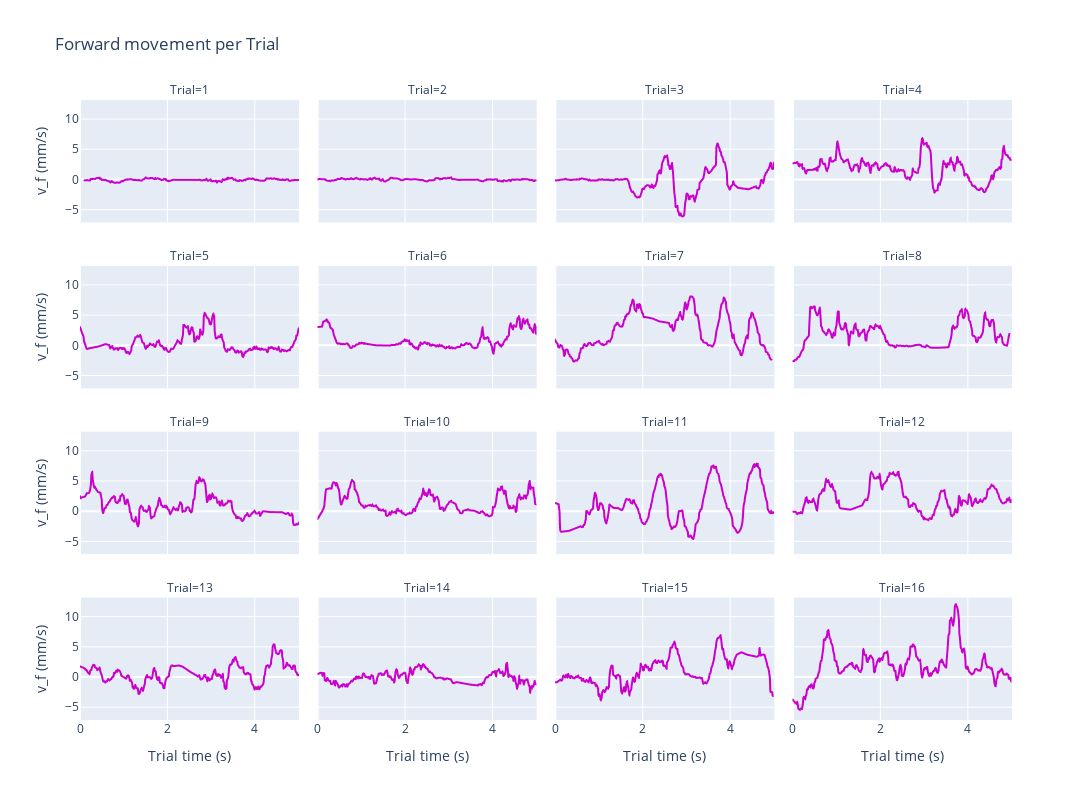

Notebook code for this chart:
### Code cell
plot_foward_movement_per_trial(df).show()

### Figure 1 — Plotly figure (JSON) as saved in the notebook; plotly's stock layout.template omitted (floating-point values rounded to 4 significant figures; data arrays with more than 128 entries replaced by an {"elided": "..."} marker saying what was removed)
{"data": [{"hovertemplate": "Trial=1<br>Trial time (s)=%{x}<br>v_f (mm/s)=%{y}<extra></extra>", "legendgroup": "", "line": {"color": "#CC00CC", "dash": "solid"}, "marker": {"symbol": "circle"}, "mode": "lines", "name": "", "showlegend": false, "type": "scattergl", "x": {"elided": "260 float values"}, "xaxis": "x13", "y": {"elided": "260 float values"}, "yaxis": "y13"}, {"hovertemplate": "Trial=2<br>Trial time (s)=%{x}<br>v_f (mm/s)=%{y}<extra></extra>", "legendgroup": "", "line": {"color": "#CC00CC", "dash": "solid"}, "marker": {"symbol": "circle"}, "mode": "lines", "name": "", "showlegend": false, "type": "scattergl", "x": {"elided": "264 float values"}, "xaxis": "x14", "y": {"elided": "264 float values"}, "yaxis": "y14"}, {"hovertemplate": "Trial=3<br>Trial time (s)=%{x}<br>v_f (mm/s)=%{y}<extra></extra>", "legendgroup": "", "line": {"color": "#CC00CC", "dash": "solid"}, "marker": {"symbol": "circle"}, "mode": "lines", "name": "", "showlegend": false, "type": "scattergl", "x": {"elided": "272 float values"}, "xaxis": "x15", "y": {"elided": "272 float values"}, "yaxis": "y15"}, {"hovertemplate": "Trial=4<br>Trial time (s)=%{x}<br>v_f (mm/s)=%{y}<extra></extra>", "legendgroup": "", "line": {"color": "#CC00CC", "dash": "solid"}, "marker": {"symbol": "circle"}, "mode": "lines", "name": "", "showlegend": false, "type": "scattergl", "x": {"elided": "289 float values"}, "xaxis": "x16", "y": {"elided": "289 float values"}, "yaxis": "y16"}, {"hovertemplate": "Trial=5<br>Trial time (s)=%{x}<br>v_f (mm/s)=%{y}<extra></extra>", "legendgroup": "", "line": {"color": "#CC00CC", "dash": "solid"}, "marker": {"symbol": "circle"}, "mode": "lines", "name": "", "showlegend": false, "type": "scattergl", "x": {"elided": "272 float values"}, "xaxis": "x9", "y": {"elided": "272 float values"}, "yaxis": "y9"}, {"hovertemplate": "Trial=6<br>Trial time (s)=%{x}<br>v_f (mm/s)=%{y}<extra></extra>", "legendgroup": "", "line": {"color": "#CC00CC", "dash": "solid"}, "marker": {"symbol": "circle"}, "mode": "lines", "name": "", "showlegend": false, "type": "scattergl", "x": {"elided": "262 float values"}, "xaxis": "x10", "y": {"elided": "262 float values"}, "yaxis": "y10"}, {"hovertemplate": "Trial=7<br>Trial time (s)=%{x}<br>v_f (mm/s)=%{y}<extra></extra>", "legendgroup": "", "line": {"color": "#CC00CC", "dash": "solid"}, "marker": {"symbol": "circle"}, "mode": "lines", "name": "", "showlegend": false, "type": "scattergl", "x": {"elided": "261 float values"}, "xaxis": "x11", "y": {"elided": "261 float values"}, "yaxis": "y11"}, {"hovertemplate": "Trial=8<br>Trial time (s)=%{x}<br>v_f (mm/s)=%{y}<extra></extra>", "legendgroup": "", "line": {"color": "#CC00CC", "dash": "solid"}, "marker": {"symbol": "circle"}, "mode": "lines", "name": "", "showlegend": false, "type": "scattergl", "x": {"elided": "270 float values"}, "xaxis": "x12", "y": {"elided": "270 float values"}, "yaxis": "y12"}, {"hovertemplate": "Trial=9<br>Trial time (s)=%{x}<br>v_f (mm/s)=%{y}<extra></extra>", "legendgroup": "", "line": {"color": "#CC00CC", "dash": "solid"}, "marker": {"symbol": "circle"}, "mode": "lines", "name": "", "showlegend": false, "type": "scattergl", "x": {"elided": "268 float values"}, "xaxis": "x5", "y": {"elided": "268 float values"}, "yaxis": "y5"}, {"hovertemplate": "Trial=10<br>Trial time (s)=%{x}<br>v_f (mm/s)=%{y}<extra></extra>", "legendgroup": "", "line": {"color": "#CC00CC", "dash": "solid"}, "marker": {"symbol": "circle"}, "mode": "lines", "name": "", "showlegend": false, "type": "scattergl", "x": {"elided": "291 float values"}, "xaxis": "x6", "y": {"elided": "291 float values"}, "yaxis": "y6"}, {"hovertemplate": "Trial=11<br>Trial time (s)=%{x}<br>v_f (mm/s)=%{y}<extra></extra>", "legendgroup": "", "line": {"color": "#CC00CC", "dash": "solid"}, "marker": {"symbol": "circle"}, "mode": "lines", "name": "", "showlegend": false, "type": "scattergl", "x": {"elided": "257 float values"}, "xaxis": "x7", "y": {"elided": "257 float values"}, "yaxis": "y7"}, {"hovertemplate": "Trial=12<br>Trial time (s)=%{x}<br>v_f (mm/s)=%{y}<extra></extra>", "legendgroup": "", "line": {"color": "#CC00CC", "dash": "solid"}, "marker": {"symbol": "circle"}, "mode": "lines", "name": "", "showlegend": false, "type": "scattergl", "x": {"elided": "264 float values"}, "xaxis": "x8", "y": {"elided": "264 float values"}, "yaxis": "y8"}, {"hovertemplate": "Trial=13<br>Trial time (s)=%{x}<br>v_f (mm/s)=%{y}<extra></extra>", "legendgroup": "", "line": {"color": "#CC00CC", "dash": "solid"}, "marker": {"symbol": "circle"}, "mode": "lines", "name": "", "showlegend": false, "type": "scattergl", "x": {"elided": "265 float values"}, "xaxis": "x", "y": {"elided": "265 float values"}, "yaxis": "y"}, {"hovertemplate": "Trial=14<br>Trial time (s)=%{x}<br>v_f (mm/s)=%{y}<extra></extra>", "legendgroup": "", "line": {"color": "#CC00CC", "dash": "solid"}, "marker": {"symbol": "circle"}, "mode": "lines", "name": "", "showlegend": false, "type": "scattergl", "x": {"elided": "264 float values"}, "xaxis": "x2", "y": {"elided": "264 float values"}, "yaxis": "y2"}, {"hovertemplate": "Trial=15<br>Trial time (s)=%{x}<br>v_f (mm/s)=%{y}<extra></extra>", "legendgroup": "", "line": {"color": "#CC00CC", "dash": "solid"}, "marker": {"symbol": "circle"}, "mode": "lines", "name": "", "showlegend": false, "type": "scattergl", "x": {"elided": "265 float values"}, "xaxis": "x3", "y": {"elided": "265 float values"}, "yaxis": "y3"}, {"hovertemplate": "Trial=16<br>Trial time (s)=%{x}<br>v_f (mm/s)=%{y}<extra></extra>", "legendgroup": "", "line": {"color": "#CC00CC", "dash": "solid"}, "marker": {"symbol": "circle"}, "mode": "lines", "name": "", "showlegend": false, "type": "scattergl", "x": {"elided": "297 float values"}, "xaxis": "x4", "y": {"elided": "297 float values"}, "yaxis": "y4"}], "layout": {"annotations": [{"font": {}, "showarrow": false, "text": "Trial=13", "x": 0.1175, "xanchor": "center", "xref": "paper", "y": 0.1975, "yanchor": "bottom", "yref": "paper"}, {"font": {}, "showarrow": false, "text": "Trial=14", "x": 0.3725, "xanchor": "center", "xref": "paper", "y": 0.1975, "yanchor": "bottom", "yref": "paper"}, {"font": {}, "showarrow": false, "text": "Trial=15", "x": 0.6275, "xanchor": "center", "xref": "paper", "y": 0.1975, "yanchor": "bottom", "yref": "paper"}, {"font": {}, "showarrow": false, "text": "Trial=16", "x": 0.8825, "xanchor": "center", "xref": "paper", "y": 0.1975, "yanchor": "bottom", "yref": "paper"}, {"font": {}, "showarrow": false, "text": "Trial=9", "x": 0.1175, "xanchor": "center", "xref": "paper", "y": 0.465, "yanchor": "bottom", "yref": "paper"}, {"font": {}, "showarrow": false, "text": "Trial=10", "x": 0.3725, "xanchor": "center", "xref": "paper", "y": 0.465, "yanchor": "bottom", "yref": "paper"}, {"font": {}, "showarrow": false, "text": "Trial=11", "x": 0.6275, "xanchor": "center", "xref": "paper", "y": 0.465, "yanchor": "bottom", "yref": "paper"}, {"font": {}, "showarrow": false, "text": "Trial=12", "x": 0.8825, "xanchor": "center", "xref": "paper", "y": 0.465, "yanchor": "bottom", "yref": "paper"}, {"font": {}, "showarrow": false, "text": "Trial=5", "x": 0.1175, "xanchor": "center", "xref": "paper", "y": 0.7325, "yanchor": "bottom", "yref": "paper"}, {"font": {}, "showarrow": false, "text": "Trial=6", "x": 0.3725, "xanchor": "center", "xref": "paper", "y": 0.7325, "yanchor": "bottom", "yref": "paper"}, {"font": {}, "showarrow": false, "text": "Trial=7", "x": 0.6275, "xanchor": "center", "xref": "paper", "y": 0.7325, "yanchor": "bottom", "yref": "paper"}, {"font": {}, "showarrow": false, "text": "Trial=8", "x": 0.8825, "xanchor": "center", "xref": "paper", "y": 0.7325, "yanchor": "bottom", "yref": "paper"}, {"font": {}, "showarrow": false, "text": "Trial=1", "x": 0.1175, "xanchor": "center", "xref": "paper", "y": 1, "yanchor": "bottom", "yref": "paper"}, {"font": {}, "showarrow": false, "text": "Trial=2", "x": 0.3725, "xanchor": "center", "xref": "paper", "y": 1, "yanchor": "bottom", "yref": "paper"}, {"font": {}, "showarrow": false, "text": "Trial=3", "x": 0.6275, "xanchor": "center", "xref": "paper", "y": 1, "yanchor": "bottom", "yref": "paper"}, {"font": {}, "showarrow": false, "text": "Trial=4", "x": 0.8825, "xanchor": "center", "xref": "paper", "y": 1, "yanchor": "bottom", "yref": "paper"}], "height": 800, "legend": {"tracegroupgap": 0}, "title": {"text": "Forward movement per Trial"}, "width": 1200, "xaxis": {"anchor": "y", "domain": [0, 0.235], "title": {"text": "Trial time (s)"}}, "xaxis10": {"anchor": "y10", "domain": [0.255, 0.49], "matches": "x", "showticklabels": false}, "xaxis11": {"anchor": "y11", "domain": [0.51, 0.745], "matches": "x", "showticklabels": false}, "xaxis12": {"anchor": "y12", "domain": [0.765, 1.0], "matches": "x", "showticklabels": false}, "xaxis13": {"anchor": "y13", "domain": [0, 0.235], "matches": "x", "showticklabels": false}, "xaxis14": {"anchor": "y14", "domain": [0.255, 0.49], "matches": "x", "showticklabels": false}, "xaxis15": {"anchor": "y15", "domain": [0.51, 0.745], "matches": "x", "showticklabels": false}, "xaxis16": {"anchor": "y16", "domain": [0.765, 1.0], "matches": "x", "showticklabels": false}, "xaxis2": {"anchor": "y2", "domain": [0.255, 0.49], "matches": "x", "title": {"text": "Trial time (s)"}}, "xaxis3": {"anchor": "y3", "domain": [0.51, 0.745], "matches": "x", "title": {"text": "Trial time (s)"}}, "xaxis4": {"anchor": "y4", "domain": [0.765, 1.0], "matches": "x", "title": {"text": "Trial time (s)"}}, "xaxis5": {"anchor": "y5", "domain": [0, 0.235], "matches": "x", "showticklabels": false}, "xaxis6": {"anchor": "y6", "domain": [0.255, 0.49], "matches": "x", "showticklabels": false}, "xaxis7": {"anchor": "y7", "domain": [0.51, 0.745], "matches": "x", "showticklabels": false}, "xaxis8": {"anchor": "y8", "domain": [0.765, 1.0], "matches": "x", "showticklabels": false}, "xaxis9": {"anchor": "y9", "domain": [0, 0.235], "matches": "x", "showticklabels": false}, "yaxis": {"anchor": "x", "domain": [0, 0.1975], "title": {"text": "v_f (mm/s)"}}, "yaxis10": {"anchor": "x10", "domain": [0.535, 0.7325], "matches": "y", "showticklabels": false}, "yaxis11": {"anchor": "x11", "domain": [0.535, 0.7325], "matches": "y", "showticklabels": false}, "yaxis12": {"anchor": "x12", "domain": [0.535, 0.7325], "matches": "y", "showticklabels": false}, "yaxis13": {"anchor": "x13", "domain": [0.8025, 1], "matches": "y", "title": {"text": "v_f (mm/s)"}}, "yaxis14": {"anchor": "x14", "domain": [0.8025, 1], "matches": "y", "showticklabels": false}, "yaxis15": {"anchor": "x15", "domain": [0.8025, 1], "matches": "y", "showticklabels": false}, "yaxis16": {"anchor": "x16", "domain": [0.8025, 1], "matches": "y", "showticklabels": false}, "yaxis2": {"anchor": "x2", "domain": [0, 0.1975], "matches": "y", "showticklabels": false}, "yaxis3": {"anchor": "x3", "domain": [0, 0.1975], "matches": "y", "showticklabels": false}, "yaxis4": {"anchor": "x4", "domain": [0, 0.1975], "matches": "y", "showticklabels": false}, "yaxis5": {"anchor": "x5", "domain": [0.2675, 0.465], "matches": "y", "title": {"text": "v_f (mm/s)"}}, "yaxis6": {"anchor": "x6", "domain": [0.2675, 0.465], "matches": "y", "showticklabels": false}, "yaxis7": {"anchor": "x7", "domain": [0.2675, 0.465], "matches": "y", "showticklabels": false}, "yaxis8": {"anchor": "x8", "domain": [0.2675, 0.465], "matches": "y", "showticklabels": false}, "yaxis9": {"anchor": "x9", "domain": [0.535, 0.7325], "matches": "y", "title": {"text": "v_f (mm/s)"}}}}
